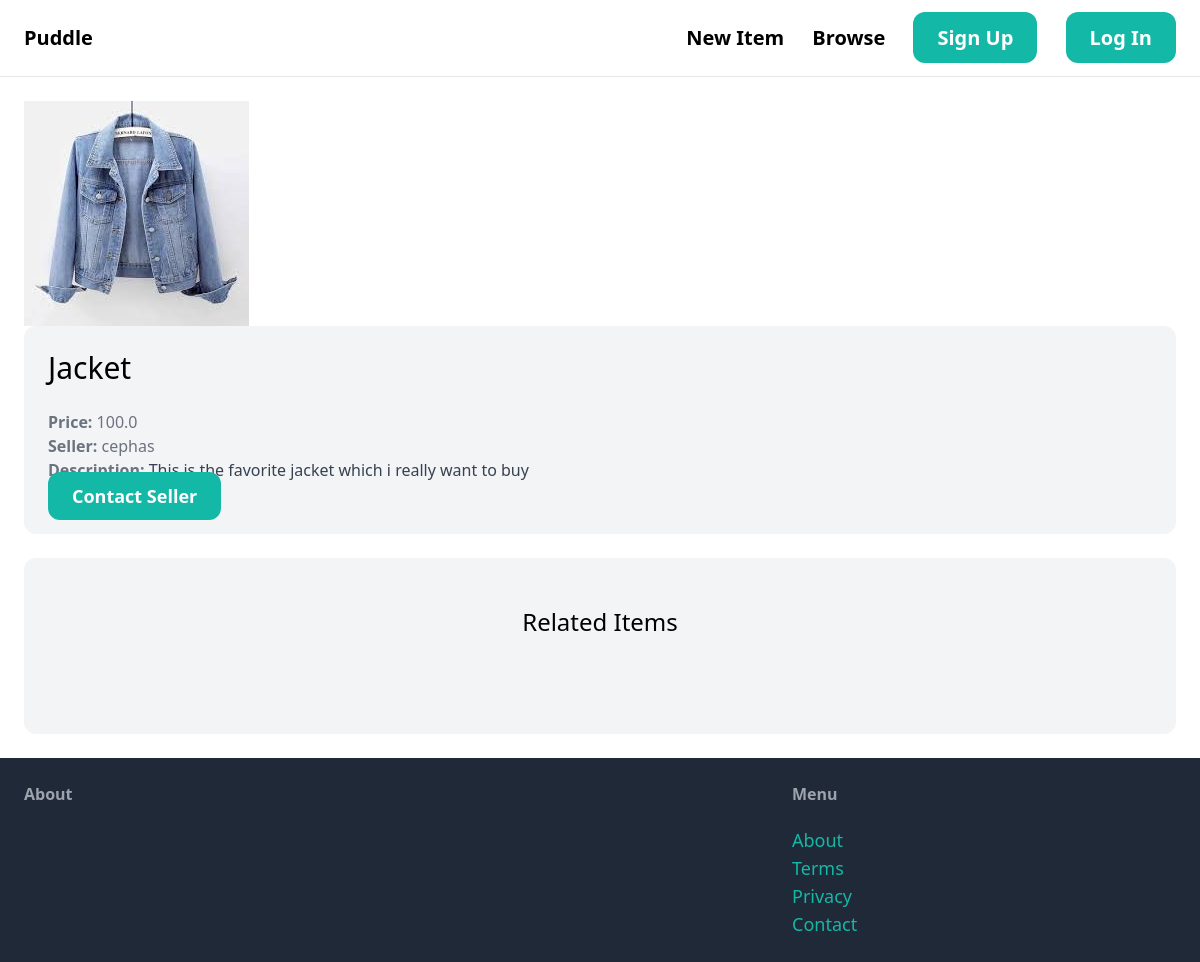
Page /items/1 on the committed database.
### items/models.py (models this page shows, shortened)
class Item(models.Model):
    category = models.ForeignKey(Category, related_name="items",on_delete=models.CASCADE)
    name = models.CharField(max_length=255)
    description = models.TextField(blank=True,null=True)
    price = models.FloatField()
    image= models.ImageField(upload_to="item_images", blank=True, null=True)
    is_sold = models.BooleanField(default=False)
    created_at = models.DateTimeField(auto_now_add=True)
    created_by = models.ForeignKey(User, related_name='items',on_delete=models.CASCADE)

### items/views.py (the view)
# urls.py: path('<int:pk>',views.detail, name="detail"),
def detail(request, pk):
    item=get_object_or_404(Item,pk=pk)
    related_items = Item.objects.filter(category=item.category, is_sold = False).exclude(pk=pk)[0:3]
    return render(request, 'items/detail.html',{'item':item, 'related_items': related_items})

### items/templates/items/detail.html (shortened to what this page needs)
{% extends 'core/base.html'%}
{%block content%}
<div class="grid grid-cols-5 gap-6">
    <div class="col-span-3">
        <img src="{{item.image.url}}" class="rounded-alt" alt="">
    </div>
</div>
<div class="col-span-2 p-6 bg-gray-100 rounded-xl">
    <h1 class="mb-6 text-3xl">{{item.name}}</h1>
    <p class="text-gray-500"><strong>Price: </strong>{{item.price}}</p>
    <p class="text-gray-500"><strong>Seller: </strong>{{item.created_by.username}}</p>
    {% if item.description %}
        <p class="text-gray-700">
            <strong class="text-gray-500">Description:</strong>
            {{item.description}}
        </p>
    {%endif%}
    <a href="#" class="incline-block mt-6 px-6 py-3 text-lg font-semibold bg-teal-500 text-white rounded-xl hover:bg-teal-700">Contact Seller</a>
</div>
<div class="mt-6 px-6 py-12 bg-gray-100 rounded-xl">
    <h2 class="mb-12 text-2xl text-center">Related Items</h2>
</div>
{%endblock%}

### rows in the picture
Item: image (picture), name "Jacket", price "100.0", created_by.username "cephas", description "This is the favorite jacket which i really want to buy"
